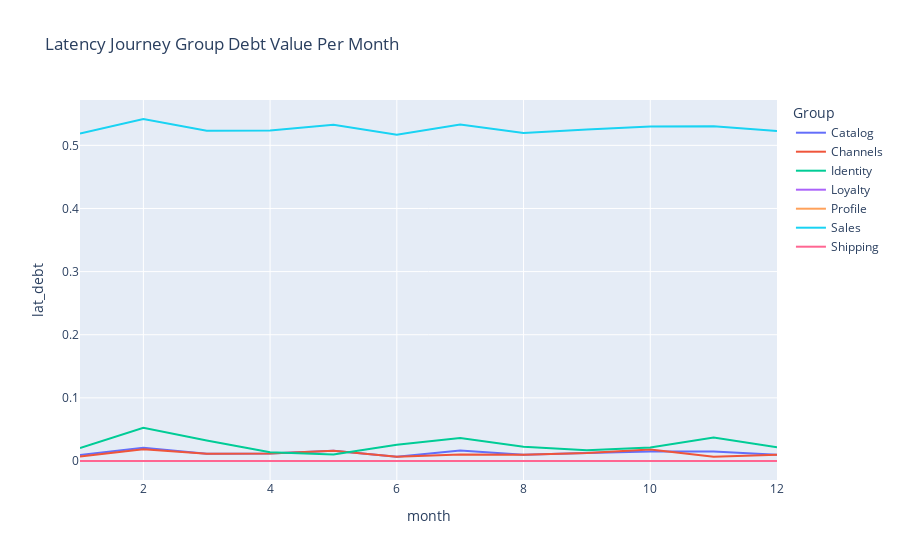

Here is the notebook cell this chart was saved with:
### Code cell
fig = px.line(groupdf, x="month", y="lat_debt", color="Group", title="Latency Journey Group Debt Value Per Month")
fig.show()

### Figure 1 — Plotly figure (JSON) as saved in the notebook; plotly's stock layout.template omitted (floating-point values rounded to 4 significant figures)
{"data": [{"hovertemplate": "Group=Catalog<br>month=%{x}<br>lat_debt=%{y}<extra></extra>", "legendgroup": "Catalog", "line": {"color": "#636efa", "dash": "solid"}, "mode": "lines", "name": "Catalog", "orientation": "v", "showlegend": true, "type": "scatter", "x": [1, 2, 3, 4, 5, 6, 7, 8, 9, 10, 11, 12], "xaxis": "x", "y": [0.009335, 0.02087, 0.01154, 0.01183, 0.01632, 0.006633, 0.01657, 0.009783, 0.01254, 0.01489, 0.01522, 0.00973], "yaxis": "y"}, {"hovertemplate": "Group=Channels<br>month=%{x}<br>lat_debt=%{y}<extra></extra>", "legendgroup": "Channels", "line": {"color": "#EF553B", "dash": "solid"}, "mode": "lines", "name": "Channels", "orientation": "v", "showlegend": true, "type": "scatter", "x": [1, 2, 3, 4, 5, 6, 7, 8, 9, 10, 11, 12], "xaxis": "x", "y": [0.007278, 0.01861, 0.01154, 0.01183, 0.01632, 0.00685, 0.01019, 0.009783, 0.01254, 0.01837, 0.006798, 0.00973], "yaxis": "y"}, {"hovertemplate": "Group=Identity<br>month=%{x}<br>lat_debt=%{y}<extra></extra>", "legendgroup": "Identity", "line": {"color": "#00cc96", "dash": "solid"}, "mode": "lines", "name": "Identity", "orientation": "v", "showlegend": true, "type": "scatter", "x": [1, 2, 3, 4, 5, 6, 7, 8, 9, 10, 11, 12], "xaxis": "x", "y": [0.02056, 0.05261, 0.03247, 0.01384, 0.01047, 0.02559, 0.03657, 0.02249, 0.01711, 0.02158, 0.03712, 0.02182], "yaxis": "y"}, {"hovertemplate": "Group=Loyalty<br>month=%{x}<br>lat_debt=%{y}<extra></extra>", "legendgroup": "Loyalty", "line": {"color": "#ab63fa", "dash": "solid"}, "mode": "lines", "name": "Loyalty", "orientation": "v", "showlegend": true, "type": "scatter", "x": [1, 2, 3, 4, 5, 6, 7, 8, 9, 10, 11, 12], "xaxis": "x", "y": [0, 0, 0, 0, 0, 0, 0, 0, 0, 0, 0, 0], "yaxis": "y"}, {"hovertemplate": "Group=Profile<br>month=%{x}<br>lat_debt=%{y}<extra></extra>", "legendgroup": "Profile", "line": {"color": "#FFA15A", "dash": "solid"}, "mode": "lines", "name": "Profile", "orientation": "v", "showlegend": true, "type": "scatter", "x": [1, 2, 3, 4, 5, 6, 7, 8, 9, 10, 11, 12], "xaxis": "x", "y": [0, 0, 0, 0, 0, 0, 0, 0, 0, 0, 0, 0], "yaxis": "y"}, {"hovertemplate": "Group=Sales<br>month=%{x}<br>lat_debt=%{y}<extra></extra>", "legendgroup": "Sales", "line": {"color": "#19d3f3", "dash": "solid"}, "mode": "lines", "name": "Sales", "orientation": "v", "showlegend": true, "type": "scatter", "x": [1, 2, 3, 4, 5, 6, 7, 8, 9, 10, 11, 12], "xaxis": "x", "y": [0.5187, 0.5417, 0.5231, 0.5237, 0.5326, 0.517, 0.5331, 0.5196, 0.5251, 0.5298, 0.5304, 0.5228], "yaxis": "y"}, {"hovertemplate": "Group=Shipping<br>month=%{x}<br>lat_debt=%{y}<extra></extra>", "legendgroup": "Shipping", "line": {"color": "#FF6692", "dash": "solid"}, "mode": "lines", "name": "Shipping", "orientation": "v", "showlegend": true, "type": "scatter", "x": [1, 2, 3, 4, 5, 6, 7, 8, 9, 10, 11, 12], "xaxis": "x", "y": [0, 0, 0, 0, 0, 0, 0, 0, 0, 0, 0, 0], "yaxis": "y"}], "layout": {"legend": {"title": {"text": "Group"}, "tracegroupgap": 0}, "title": {"text": "Latency Journey Group Debt Value Per Month"}, "xaxis": {"anchor": "y", "domain": [0, 1], "title": {"text": "month"}}, "yaxis": {"anchor": "x", "domain": [0, 1], "title": {"text": "lat_debt"}}}}
